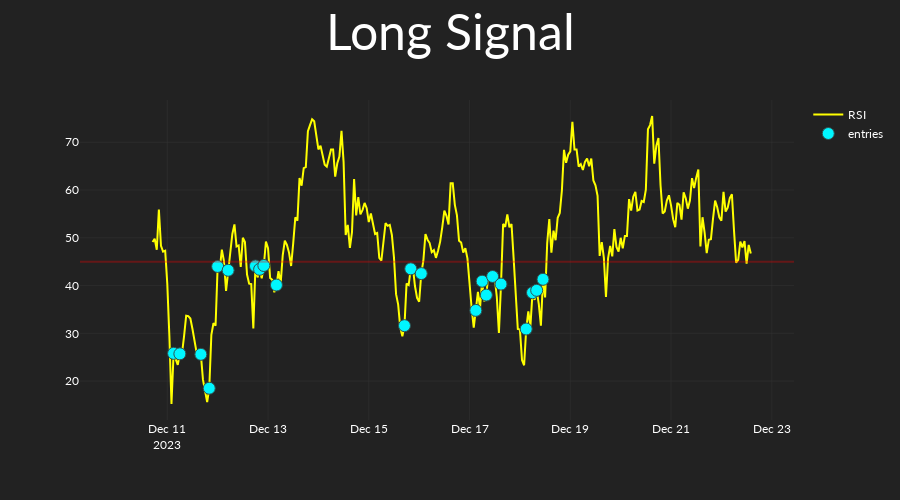

Source (notebook cell):
### Code cell
long_strat = RSIRisingFalling(
    long_short="long",
    rsi_length=np.array([14]),
    rsi_is_below=np.arange(35, 61, 5),
)
long_strat.set_entries_exits_array(
    candles=candles,
    ind_set_index=2,
)
long_strat.plot_signals(candles=candles)

### Figure 1 — Plotly figure (JSON) as saved in the notebook; plotly's stock layout.template omitted (floating-point values rounded to 4 significant figures; data arrays with more than 128 entries replaced by an {"elided": "..."} marker saying what was removed)
{"data": [{"line": {"color": "yellow"}, "name": "RSI", "type": "scatter", "x": {"elided": "300 str values"}, "y": {"elided": "300 float values"}}, {"marker": {"color": "#00F6FF", "line": {"color": "DarkSlateGrey", "width": 1}, "size": 12, "symbol": "circle"}, "mode": "markers", "name": "entries", "type": "scatter", "x": {"elided": "300 str values"}, "y": {"elided": "300 float values"}}], "layout": {"height": 500, "shapes": [{"line": {"color": "red"}, "opacity": 0.3, "type": "line", "x0": 0, "x1": 1, "xref": "x domain", "y0": 45, "y1": 45, "yref": "y"}], "title": {"font": {"size": 50}, "text": "Long Signal", "x": 0.5, "xanchor": "center"}, "xaxis": {"rangeslider": {"visible": false}}}}
